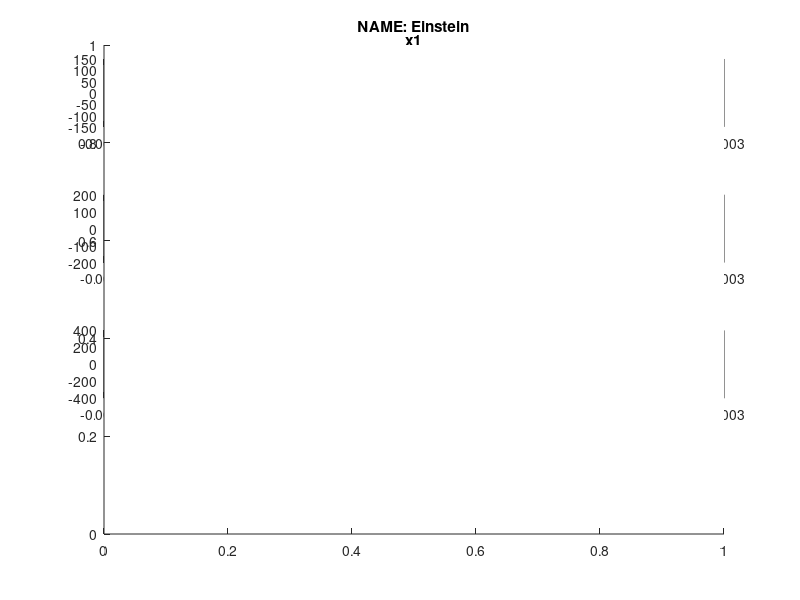

This figure's MATLAB source: (Note: this script raises an error after producing the figure.)
% set time to be 4000 HZ
cover_time = ( 1 / 4000 );
% Generate 51 samples
tt = -cover_time:cover_time/25:cover_time; 

% einstein birthday: 14/3/1879
A1 = 139; % your age
M = 3; % birthday month
D = 14; % birthday day
T = cover_time; % period

% x1
temp1 = 1*10^-4;

tm1 = (37.2/M)*T;
x1 = A1*cos(2*pi*4000*(tt-tm1));
xtemp1 = A1*cos(2*pi*4000*(tt-tm1+temp1));

% x2
temp2 = 0.1*10^-4;

A2 = 1.2*A1;
tm2 = - (41.3/D)*T;
x2 = A2*cos(2*pi*4000*(tt-tm2));
xtemp2 = A2*cos(2*pi*4000*(tt-tm2+temp2));

subplot(4,1,1);
plot(tt, x1, 'b-', tt, xtemp1, 'r--'); grid on; grid minor
title('x1');

subplot(4,1,2);
plot(tt, x2, 'b-', tt, xtemp2, 'r--');grid on; grid minor;
title('x2');

x3 = x1 + x2;
xtemp3 = xtemp1 + xtemp2;

new_x3 = 150*cos(2*pi*4000*(tt - 0.5*10^-4));

subplot(4,1,3);
plot(tt, x3, 'b-', tt, xtemp3, 'r--', tt, new_x3, 'g--');grid on; grid minor;
title('x3 = x1 + x2');

% make title
% https://stackoverflow.com/questions/33593964/title-over-group-of-subplots
a = axes;
t = title('NAME: Einstein');
a.Visible = 'off';
t.Visible = 'on';

% x1
% A1 amplitude 139
% time shift: +1*10^-4
x1calc = 1*10^-4*1*10^-4*2*pi*4000

% 139<1*10^-4

% x2
% A2 amplitude 166.8
% time shift: +0.1*10^-4
x2calc = 0.1*10^-4*1*10^-4*2*pi*4000

% 166.8<0.1*10^-4

% x3 
% time shift: 0.5*10^-4
x3calc = -0.5*10^-4*1*10^-4*2*pi*4000

% 139*cos(2*pi*4000*t+1*10^4) + 166.8*cos(2*pi*4000*t+0.1*10^-4) +
% j(139*sin(2*pi*4000*t+1*10^4) + 166.8*sin(2*pi*4000*t+0.1*10^-4))

x1complex = 139*(cos(2*pi*4000*tt+1*10^4) +  sin(2*pi*4000*tt+1*10^-4)*j);
x2complex = 166.8*(cos(2*pi*4000*tt+0.1*10^-4) + sin(2*pi*4000*tt+0.1*10^-4)*j);

%
x1exp = 139*exp(j*(2*pi*4000*tt-1*10^4));
x2exp = 166.8*exp(j*(2*pi*4000*tt-0.1*10^4));


subplot(4,1,4);
plot(tt, real(x1exp), 'g-', tt, real(x2exp), 'r-', tt, real(x1exp + x2exp));
